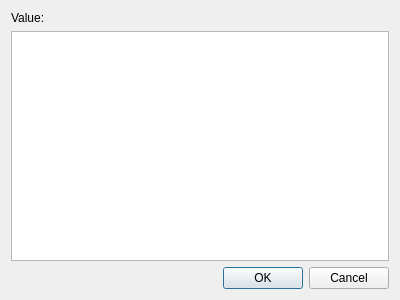
<?xml version="1.0" encoding="utf-8"?>
<ui version="4.0">
 <class>TextEditorDialog</class>
 <widget class="QDialog" name="TextEditorDialog">
  <property name="geometry">
   <rect>
    <x>0</x>
    <y>0</y>
    <width>400</width>
    <height>300</height>
   </rect>
  </property>
  <property name="windowTitle">
   <string>Value editor</string>
  </property>
  <layout class="QVBoxLayout" name="verticalLayout">
   <item>
    <widget class="QLabel" name="valueLabel">
     <property name="text">
      <string>Value:</string>
     </property>
    </widget>
   </item>
   <item>
    <widget class="QTextEdit" name="textEdit"/>
   </item>
   <item>
    <widget class="QDialogButtonBox" name="buttonBox">
     <property name="standardButtons">
      <set>QDialogButtonBox::Cancel|QDialogButtonBox::Ok</set>
     </property>
    </widget>
   </item>
  </layout>
 </widget>
 <resources/>
 <connections>
  <connection>
   <sender>buttonBox</sender>
   <signal>accepted()</signal>
   <receiver>TextEditorDialog</receiver>
   <slot>accept()</slot>
   <hints>
    <hint type="sourcelabel">
     <x>199</x>
     <y>279</y>
    </hint>
    <hint type="destinationlabel">
     <x>199</x>
     <y>149</y>
    </hint>
   </hints>
  </connection>
  <connection>
   <sender>buttonBox</sender>
   <signal>rejected()</signal>
   <receiver>TextEditorDialog</receiver>
   <slot>reject()</slot>
   <hints>
    <hint type="sourcelabel">
     <x>199</x>
     <y>279</y>
    </hint>
    <hint type="destinationlabel">
     <x>199</x>
     <y>149</y>
    </hint>
   </hints>
  </connection>
 </connections>
</ui>
